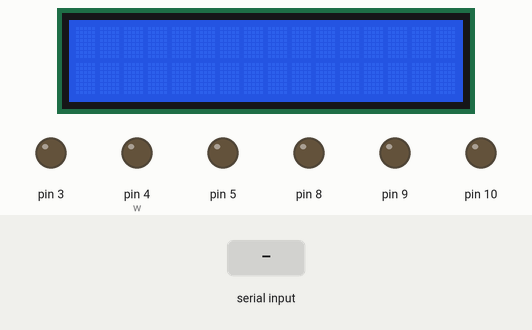
Simulated run of this sketch. Board: Arduino Uno, built with avr-gcc and run on an emulated ATmega328P. Parts: 16×2 character LCD, output pins drawn as LEDs (lit = HIGH). The inputs (shaded band) are chosen by the test bench. What the sketch prints to the serial monitor is not drawn.

Above: at 1.2 s.
1.3 s: byte 87 ('W') received over Serial
At 2.83 s:
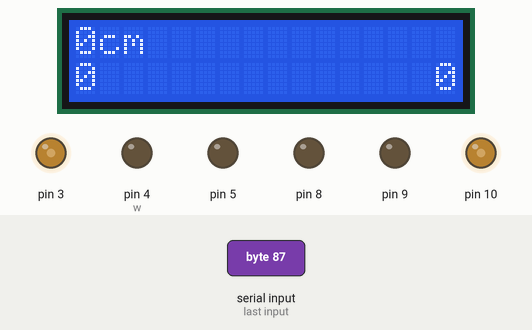
3.0 s: byte 88 ('X') received over Serial
At 3.11 s:
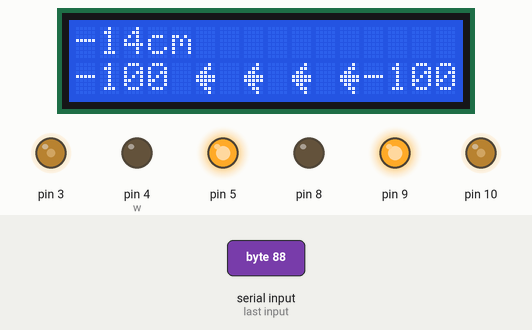
4.7 s: "a" received over Serial
At 5.1 s:
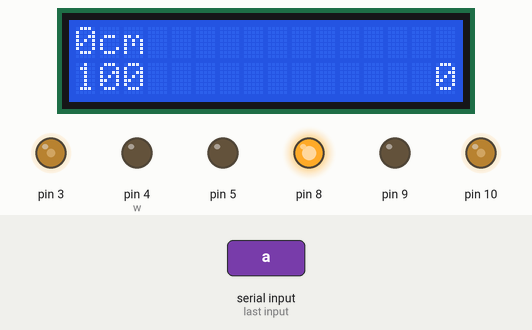
6.2 s: "z" received over Serial
At 7.4 s:
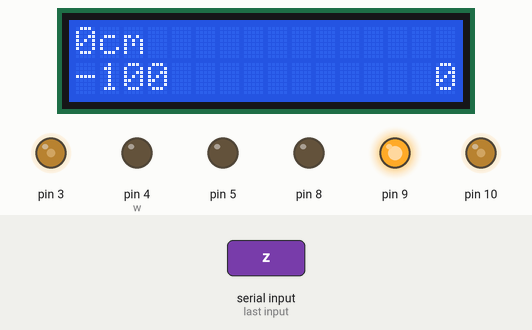
7.7 s: "d" received over Serial
At 8.5 s:
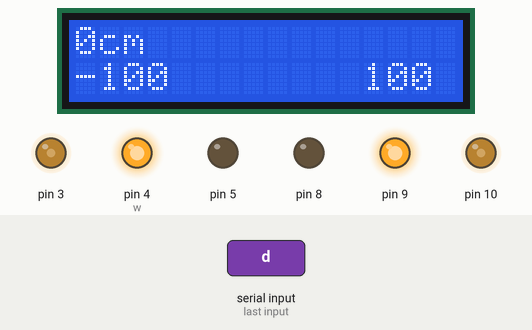
9.2 s: byte 48 ('0') received over Serial
At 10.6 s:
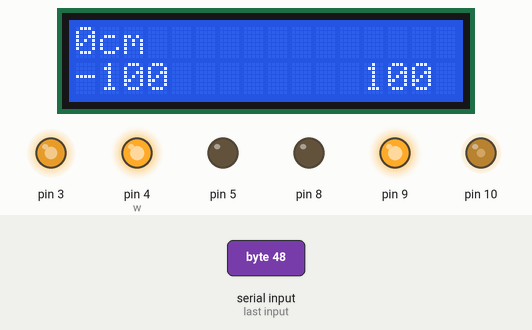
Timing chart, 0 to 11.7 s (numbered marks = the images above; inputs shaded):
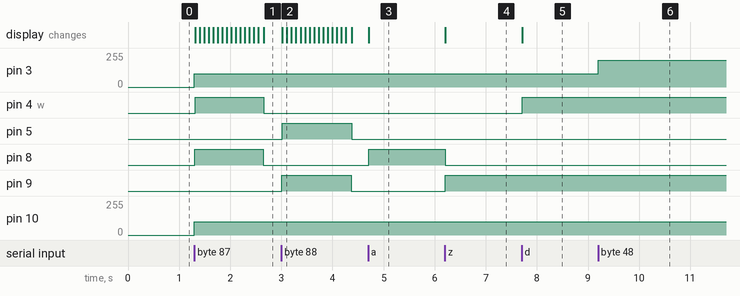

The sketch:

l3.ino
```cpp
#include "Wheels.h"

#include <LiquidCrystal_I2C.h>

byte LCDAddress = 0x27;

LiquidCrystal_I2C lcd(LCDAddress, 16, 2);

Wheels w;
volatile char cmd;

uint8_t arrowRight[8] =
{
    0b01000,
    0b01100,
    0b00110,
    0b11111,
    0b11111,
    0b00110,
    0b01100,
    0b01000
};

uint8_t arrowLeft[8] =
{
    0b00010,
    0b00110,
    0b01100,
    0b11111,
    0b11111,
    0b01100,
    0b00110,
    0b00010
};


void setup() {
  // put your setup code here, to run once:
  w.attach(4,5,3,8,9,10);

  Serial.begin(9600);
  Serial.println("Forward: WAD");
  Serial.println("Back: ZXC");
  Serial.println("Stop: S");

  lcd.init();
  lcd.backlight();
  lcd.createChar(0, arrowRight);
  lcd.createChar(1, arrowLeft);
}

void loop() {
  while(Serial.available())
  {
    cmd = Serial.read();
    switch(cmd)
    {
      case 'w': w.forward(); break;
      case 'x': w.back(); break;
      case 'a': w.forwardLeft(); break;
      case 'd': w.forwardRight(); break;
      case 'z': w.backLeft(); break;
      case 'c': w.backRight(); break;
      case 's': w.stop(); break;
      case '1': w.setSpeedLeft(75); break;
      case '2': w.setSpeedLeft(200); break;
      case '9': w.setSpeedRight(75); break;
      case '0': w.setSpeedRight(200); break;
      case '5': w.setSpeed(100); break;
      case 'W': w.goforward(15); break;
      case 'X': w.goBack(15); break;
    }
  }
}
```

Wheels.cpp
```cpp
#include <Arduino.h>

#include "Wheels.h"

#define SET_MOVEMENT(side,f,b) digitalWrite( side[0], f);\
                               digitalWrite( side[1], b)


Wheels::Wheels()
{
}

void Wheels::attachRight(int pF, int pB, int pS)
{
    pinMode(pF, OUTPUT);
    pinMode(pB, OUTPUT);
    pinMode(pS, OUTPUT);
    this->pinsRight[0] = pF;
    this->pinsRight[1] = pB;
    this->pinsRight[2] = pS;
}


void Wheels::attachLeft(int pF, int pB, int pS)
{
    pinMode(pF, OUTPUT);
    pinMode(pB, OUTPUT);
    pinMode(pS, OUTPUT);
    this->pinsLeft[0] = pF;
    this->pinsLeft[1] = pB;
    this->pinsLeft[2] = pS;
}

void Wheels::setSpeedRight(uint8_t s)
{
    analogWrite(this->pinsRight[2], s);
    speedRight = s;
}

void Wheels::setSpeedLeft(uint8_t s)
{
    analogWrite(this->pinsLeft[2], s);
    speedLeft = s;
}

void Wheels::setSpeed(uint8_t s)
{
    setSpeedLeft(s);
    setSpeedRight(s);
}

void Wheels::attach(int pRF, int pRB, int pRS, int pLF, int pLB, int pLS)
{
    this->attachRight(pRF, pRB, pRS);
    this->attachLeft(pLF, pLB, pLS);
}

void Wheels::forwardLeft()
{
    lcd.setCursor(0,1);
    lcd.print("    ");
    lcd.setCursor(0, 1);
    lcd.print(speedLeft);
    SET_MOVEMENT(pinsLeft, HIGH, LOW);
}

void Wheels::forwardRight()
{
    lcd.setCursor(12,1);
    lcd.print("    ");
    lcd.setCursor(12,1);
    lcd.print(speedRight);
    SET_MOVEMENT(pinsRight, HIGH, LOW);
}

void Wheels::backLeft()
{
    lcd.setCursor(0,1);
    lcd.print("    ");
    lcd.setCursor(0, 1);
    lcd.print(-speedLeft);
    SET_MOVEMENT(pinsLeft, LOW, HIGH);
}

void Wheels::backRight()
{
    lcd.setCursor(12,1);
    lcd.print("    ");
    lcd.setCursor(12,1);
    lcd.print(-speedRight);
    SET_MOVEMENT(pinsRight, LOW, HIGH);
}

void Wheels::forward()
{
    this->forwardLeft();
    this->forwardRight();
}

void Wheels::back()
{
    this->backLeft();
    this->backRight();
}

void Wheels::stopLeft()
{
    lcd.setCursor(0,1);
    lcd.print("    ");
    lcd.setCursor(0, 1);
    lcd.print("0   ");
    SET_MOVEMENT(pinsLeft, LOW, LOW);
}

void Wheels::stopRight()
{
    lcd.setCursor(12,1);
    lcd.print("    ");
    lcd.setCursor(12,1);
    lcd.print("   0");
    SET_MOVEMENT(pinsRight, LOW, LOW);
}

void Wheels::stop()
{
    lcd.setCursor(4, 1);
    lcd.print("        ");
    this->stopLeft();
    this->stopRight();
}

void Wheels::goforward(const uint8_t cm){
  this->setSpeed(100);
  this->forward();
  uint8_t current_cm = 0;
  bool animation = true;
  while (current_cm != cm) {
    current_cm++;
    delay(60);
    lcd.setCursor(0, 0);
    lcd.print("                ");
    lcd.setCursor(0, 0);
    lcd.print(cm - current_cm);
    lcd.print("cm");
    lcd.setCursor(4, 1);
    if (animation) lcd.print(" ");
    lcd.write(0);
    lcd.print(" ");
    lcd.write(0);
    lcd.print(" ");
    lcd.write(0);
    lcd.print(" ");
    lcd.write(0);
    if (!animation) lcd.print(" ");
    animation = !animation;
  }
  this->stop();
}

void Wheels::goBack(const uint8_t cm){
  this->setSpeed(100);
  this->back();
  uint8_t current_cm = 0;
  bool animation = true;
  while (current_cm != cm) {
    current_cm++;
    delay(60);
    lcd.setCursor(0, 0);
    lcd.print("                ");
    lcd.setCursor(0, 0);
    lcd.print(current_cm - cm);
    lcd.print("cm");
    lcd.setCursor(4, 1);
    if (animation) lcd.print(" ");
    lcd.write(1);
    lcd.print(" ");
    lcd.write(1);
    lcd.print(" ");
    lcd.write(1);
    lcd.print(" ");
    lcd.write(1);
    if (!animation) lcd.print(" ");
    animation = !animation;
  }
  this->stop();
}
```

Wheels.h
```cpp
/*
 * prosta implementacja klasy obsługującej
 * silniki pojazdu za pośrednictwem modułu L298
 *
 * Sterowanie odbywa się przez:
 * 1)  powiązanie odpowiednich pinów I/O Arduino metodą attach()
 * 2)  ustalenie prędkości setSpeed*()
 * 3)  wywołanie funkcji ruchu
 *
 * TODO:
 *  - zabezpieczenie przed ruchem bez attach()
 *  - ustawienie domyślnej prędkości != 0
 */


#include <Arduino.h>
#include <LiquidCrystal_I2C.h>

#ifndef Wheels_h
#define Wheels_h

extern LiquidCrystal_I2C lcd;


class Wheels {
    public:
        Wheels();
        /*
         *  pinForward - wejście "naprzód" L298
         *  pinBack    - wejście "wstecz" L298
         *  pinSpeed   - wejście "enable/PWM" L298
         */
        void attachRight(int pinForward, int pinBack, int pinSpeed);
        void attachLeft(int pinForward, int pinBack, int pinSpeed);
        void attach(int pinRightForward, int pinRightBack, int pinRightSpeed,
                    int pinLeftForward, int pinLeftBack, int pinLeftSpeed);
        /*
         *  funkcje ruchu
         */
        void forward();
        void forwardLeft();
        void forwardRight();
        void back();
        void backLeft();
        void backRight();
        void stop();
        void stopLeft();
        void stopRight();
        void goforward(const uint8_t);
        void goBack(const uint8_t);
        /*
         *  ustawienie prędkości obrotowej (przez PWM)
         *   - minimalna efektywna wartość 60
         *      może zależeć od stanu naładowania baterii
         */
        void setSpeed(uint8_t);
        void setSpeedRight(uint8_t);
        void setSpeedLeft(uint8_t);
    private:
        int pinsRight[3];
        int pinsLeft[3];
        uint8_t speedLeft;
        uint8_t speedRight;
};


#endif
```

Measured:
- after the input at 1.3 s, pin 3, pin 10: 0/255 → 100/255 at once; pin 4 (w), pin 8: LOW → HIGH at once, → LOW 1.3 s later; the display: first changes at once (image 1 shows a later state)
- after the input at 3.0 s, pin 5, pin 9: LOW → HIGH at once, → LOW 1.4 s later; the display: first changes at once (image 2 shows a later state)
- after the input at 4.7 s, pin 8: LOW → HIGH at once; the display: changes at once (image 3)
- after the input at 6.2 s, pin 8: HIGH → LOW at once; pin 9: LOW → HIGH at once; the display: changes at once (image 4)
- after the input at 7.7 s, pin 4 (w): LOW → HIGH at once; the display: changes at once (image 5)
- after the input at 9.2 s, pin 3: 100/255 → 200/255 at once
